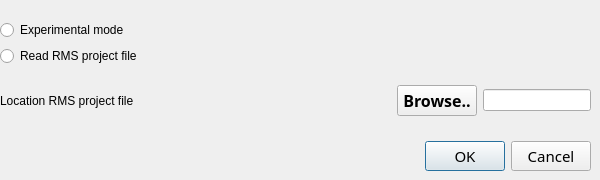
     <widget class="QWidget" name="tab_5">
      <attribute name="title">
       <string>Project</string>
      </attribute>
      <widget class="QWidget" name="layoutWidget_2">
       <property name="geometry">
        <rect>
         <x>0</x>
         <y>20</y>
         <width>591</width>
         <height>151</height>
        </rect>
       </property>
       <layout class="QFormLayout" name="formLayout_11">
        <item row="0" column="0">
         <layout class="QFormLayout" name="formLayout_9">
          <item row="0" column="0">
           <widget class="QRadioButton" name="Experimental_mode_radioButton_2">
            <property name="font">
             <font>
              <weight>50</weight>
              <bold>false</bold>
             </font>
            </property>
            <property name="text">
             <string>Experimental mode</string>
            </property>
           </widget>
          </item>
          <item row="1" column="0">
           <widget class="QRadioButton" name="ReadRMSProjectFile_radioButton_2">
            <property name="font">
             <font>
              <weight>50</weight>
              <bold>false</bold>
             </font>
            </property>
            <property name="text">
             <string>Read RMS project file</string>
            </property>
           </widget>
          </item>
         </layout>
        </item>
        <item row="1" column="0" colspan="2">
         <layout class="QGridLayout" name="gridLayout_7">
          <item row="1" column="0">
           <widget class="QLabel" name="LocationRMSproject_FileLabel_2">
            <property name="font">
             <font>
              <weight>50</weight>
              <bold>false</bold>
             </font>
            </property>
            <property name="text">
             <string>Location RMS project file</string>
            </property>
           </widget>
          </item>
          <item row="1" column="1">
           <spacer name="After_LocationRMSprojectfile_horizontalSpacer_2">
            <property name="orientation">
             <enum>Qt::Horizontal</enum>
            </property>
            <property name="sizeHint" stdset="0">
             <size>
              <width>40</width>
              <height>20</height>
             </size>
            </property>
           </spacer>
          </item>
          <item row="1" column="3">
           <spacer name="AfterLineEdit_horizontalSpacer_2">
            <property name="orientation">
             <enum>Qt::Horizontal</enum>
            </property>
            <property name="sizeHint" stdset="0">
             <size>
              <width>40</width>
              <height>20</height>
             </size>
            </property>
           </spacer>
          </item>
          <item row="1" column="5">
           <widget class="QPushButton" name="BrowseProjectFilepushButton">
            <property name="font">
             <font>
              <family>Abyssinica SIL</family>
              <pointsize>12</pointsize>
              <weight>75</weight>
              <bold>true</bold>
             </font>
            </property>
            <property name="text">
             <string>Browse..</string>
            </property>
           </widget>
          </item>
          <item row="1" column="6">
           <widget class="QLineEdit" name="BrowseProjectLineEdit"/>
          </item>
          <item row="0" column="0">
           <spacer name="verticalSpacer_5">
            <property name="orientation">
             <enum>Qt::Vertical</enum>
            </property>
            <property name="sizeHint" stdset="0">
             <size>
              <width>20</width>
              <height>40</height>
             </size>
            </property>
           </spacer>
          </item>
          <item row="1" column="4">
           <spacer name="horizontalSpacer_2">
            <property name="orientation">
             <enum>Qt::Horizontal</enum>
            </property>
            <property name="sizeHint" stdset="0">
             <size>
              <width>40</width>
              <height>20</height>
             </size>
            </property>
           </spacer>
          </item>
         </layout>
        </item>
        <item row="3" column="1">
         <widget class="QDialogButtonBox" name="Ok_Cancel_buttonBox_2">
          <property name="font">
           <font>
            <family>Abyssinica SIL</family>
            <pointsize>11</pointsize>
            <weight>50</weight>
            <bold>false</bold>
           </font>
          </property>
          <property name="standardButtons">
           <set>QDialogButtonBox::Cancel|QDialogButtonBox::Ok</set>
          </property>
         </widget>
        </item>
        <item row="2" column="1">
         <spacer name="verticalSpacer_4">
          <property name="orientation">
           <enum>Qt::Vertical</enum>
          </property>
          <property name="sizeHint" stdset="0">
           <size>
            <width>20</width>
            <height>40</height>
           </size>
          </property>
         </spacer>
        </item>
       </layout>
      </widget>
     </widget>
